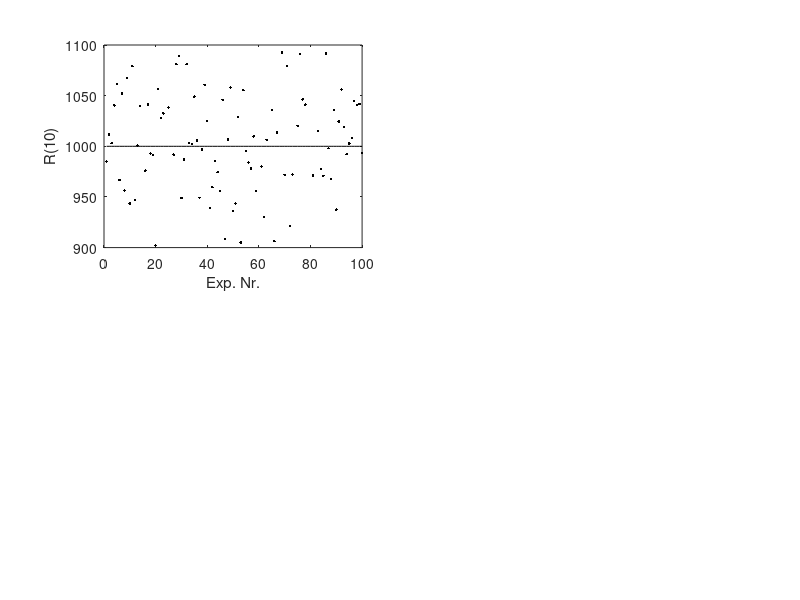

The MATLAB script that drew this image: (Note: this script raises an error after producing the figure.)
% Chapter 1 Exercise 1.a
% Least squares estimation of the value of a resistor
%
%
% Copyright: 
% Johan Schoukens, Rik Pintelon, and Yves Rolain 
% Vrije Universiteit Brussels, Pleinlaan 2, 1050 Brussels, Belgium
%
% 23 November 2010


clear all


% define the input variables 

NRepeat=100                 % Number of repeated experiments
NData=[10 100 1000 10000]   % number of measurements in 1 experiment
iMax=0.01                   % maximum amplitude of the current
stdU=1                      % std. dev. disturbing noise
R0=1000                     % exact value resistor

for r=1:length(NData)       % run of the different data lengths
	for k=1:NRepeat         % run over the repeated experiments
        i=iMax*2*(rand(NData(r),1)-0.5);    % generate random current
        u=R0*i+stdU*randn(size(i));   % generate disturbed output
        R(k,r)=u'*i/(i'*i); % calculate the LS-estimate
	end
end

% plot the results

FigNum=1;

figure(FigNum)   % plot the repeated estimates for different values of N'
clf
K=[1:NRepeat]';


subplot(2,2,1)
plot(K,ones(size(K))*R0,'k',K,R(:,1),'.k')
axis([0 NRepeat 0.9*R0 1.1*R0])
xlabel('Exp. Nr.'),ylabel('R(10)')
DG_SetTraceTint(30,1,FigNum,1)
DG_SetTraceWidth(3,1,FigNum,1)

subplot(2,2,2)
plot(K,ones(size(K))*R0,'k',K,R(:,2),'.k')
axis([0 NRepeat 0.9*R0 1.1*R0])
xlabel('Exp. Nr.'),ylabel('R(100)')
DG_SetTraceTint(30,1,FigNum,2)
DG_SetTraceWidth(3,1,FigNum,2)

subplot(2,2,3)
plot(K,ones(size(K))*R0,'k',K,R(:,3),'.k')
axis([0 NRepeat 0.9*R0 1.1*R0])
xlabel('Exp. Nr.'),ylabel('R(1000)')
DG_SetTraceTint(30,1,FigNum,3)
DG_SetTraceWidth(3,1,FigNum,3)

subplot(2,2,4)
plot(K,ones(size(K))*R0,'k',K,R(:,4),'.k')
axis([0 NRepeat 0.9*R0 1.1*R0])
xlabel('Exp. Nr.'),ylabel('R(10 000)')
DG_SetTraceTint(30,1,FigNum,4)
DG_SetTraceWidth(3,1,FigNum,4)


DG_SetFontSize(14,FigNum,'*')

% export the figures
%  DG_Init4PDF(gcf, 4.5);                                   % fixing the size
%  DG_MakePDF('FigIdent1.pdf', gcf);

